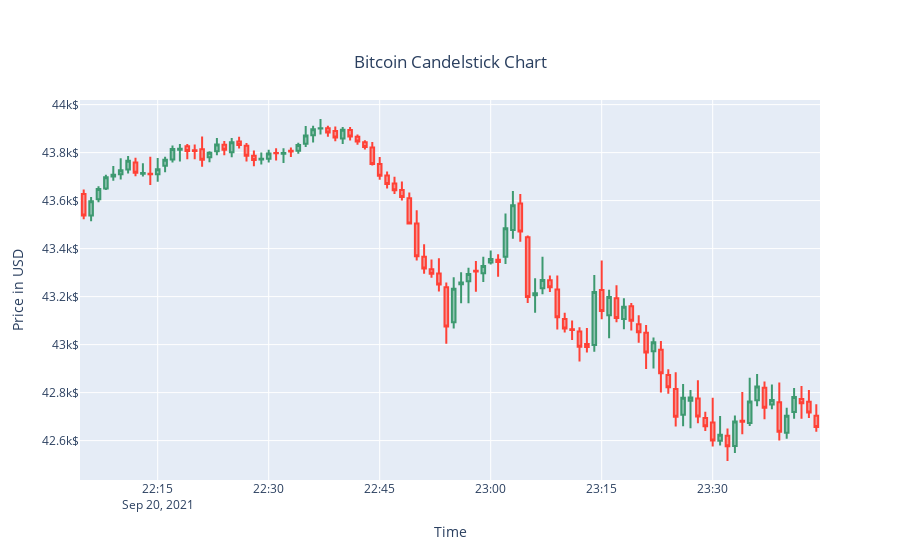

Notebook source saved alongside this figure:
### Markdown cell above
- Bitcoin

### Code cell
btc_plot = candelstick_chart(btc[-100:], title="Bitcoin")
btc_plot.show()
